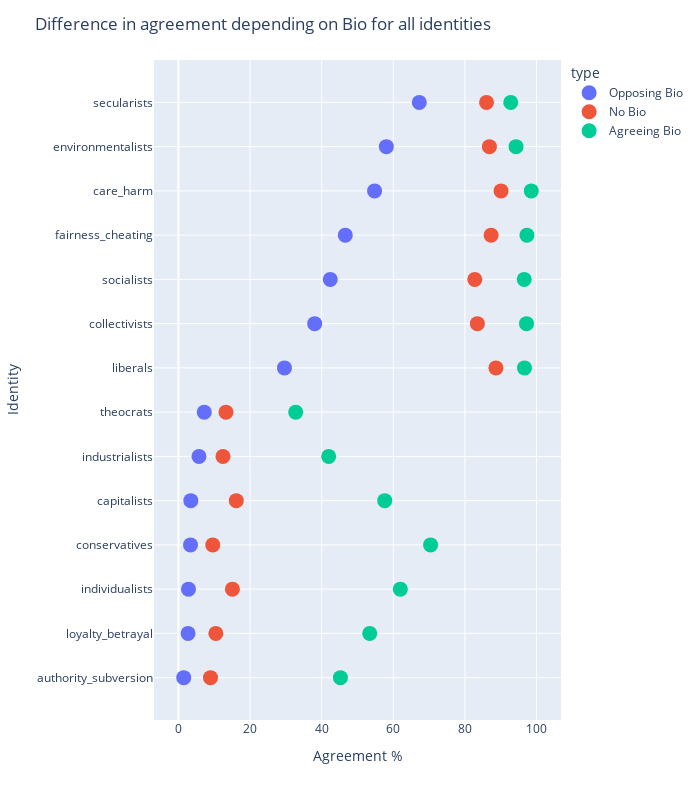

Source (notebook cell):
### Code cell
fig = px.scatter(avg_df_mm, x="value", y="identity", color="type")
fig.update_traces(marker=dict(size=15))
fig.update_layout(
    width=700,  # Width of the figure in pixels
    height=800,  # Height of the figure in pixels
    title='Difference in agreement depending on Bio for all identities',
    xaxis_title='Agreement %',
    yaxis_title='Identity'
)
fig.show()

### Figure 1 — Plotly figure (JSON) as saved in the notebook; plotly's stock layout.template omitted (floating-point values rounded to 4 significant figures)
{"data": [{"hovertemplate": "type=Opposing Bio<br>value=%{x}<br>identity=%{y}<extra></extra>", "legendgroup": "Opposing Bio", "marker": {"color": "#636efa", "size": 15, "symbol": "circle"}, "mode": "markers", "name": "Opposing Bio", "orientation": "h", "showlegend": true, "type": "scatter", "x": [1.476, 2.69, 2.806, 3.374, 3.452, 5.735, 7.209, 29.6, 38.04, 42.4, 46.59, 54.77, 58.05, 67.25], "xaxis": "x", "y": ["authority_subversion", "loyalty_betrayal", "individualists", "conservatives", "capitalists", "industrialists", "theocrats", "liberals", "collectivists", "socialists", "fairness_cheating", "care_harm", "environmentalists", "secularists"], "yaxis": "y"}, {"hovertemplate": "type=No Bio<br>value=%{x}<br>identity=%{y}<extra></extra>", "legendgroup": "No Bio", "marker": {"color": "#EF553B", "size": 15, "symbol": "circle"}, "mode": "markers", "name": "No Bio", "orientation": "h", "showlegend": true, "type": "scatter", "x": [8.952, 9.577, 10.44, 12.44, 13.28, 15.07, 16.15, 82.75, 83.47, 86.02, 86.83, 87.31, 88.66, 90.08], "xaxis": "x", "y": ["authority_subversion", "conservatives", "loyalty_betrayal", "industrialists", "theocrats", "individualists", "capitalists", "socialists", "collectivists", "secularists", "environmentalists", "fairness_cheating", "liberals", "care_harm"], "yaxis": "y"}, {"hovertemplate": "type=Agreeing Bio<br>value=%{x}<br>identity=%{y}<extra></extra>", "legendgroup": "Agreeing Bio", "marker": {"color": "#00cc96", "size": 15, "symbol": "circle"}, "mode": "markers", "name": "Agreeing Bio", "orientation": "h", "showlegend": true, "type": "scatter", "x": [32.75, 41.95, 45.23, 53.41, 57.6, 61.96, 70.4, 92.79, 94.26, 96.55, 96.63, 97.19, 97.31, 98.52], "xaxis": "x", "y": ["theocrats", "industrialists", "authority_subversion", "loyalty_betrayal", "capitalists", "individualists", "conservatives", "secularists", "environmentalists", "socialists", "liberals", "collectivists", "fairness_cheating", "care_harm"], "yaxis": "y"}], "layout": {"height": 800, "legend": {"title": {"text": "type"}, "tracegroupgap": 0}, "margin": {"t": 60}, "title": {"text": "Difference in agreement depending on Bio for all identities"}, "width": 700, "xaxis": {"anchor": "y", "domain": [0, 1], "title": {"text": "Agreement %"}}, "yaxis": {"anchor": "x", "domain": [0, 1], "title": {"text": "Identity"}}}}
